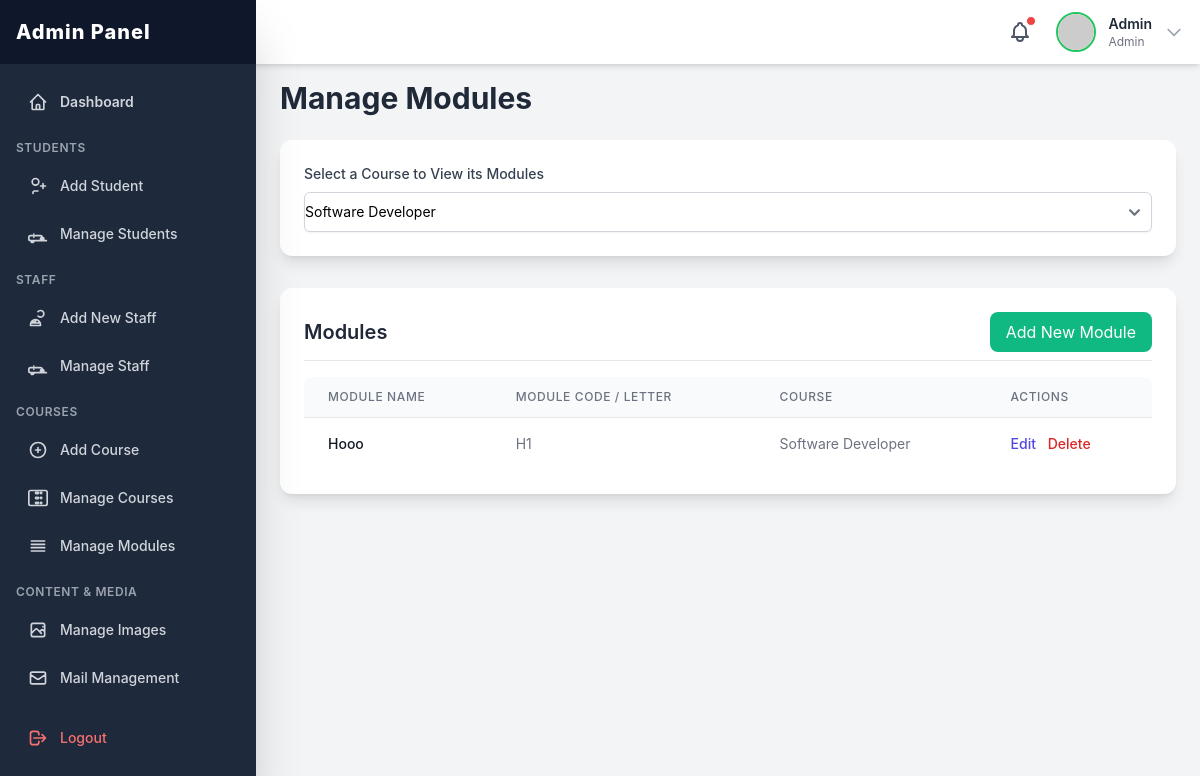
Screenshot of /admin/pages/manage_modules.php?course_id=7 (signed in) with the database file from the repository.
### tables this page shows
CREATE TABLE `modules` (
  `id` int(11) NOT NULL,
  `course_id` int(11) NOT NULL,
  `module_name` varchar(150) NOT NULL,
  `module_description` text DEFAULT NULL,
  `order_no` varchar(20) DEFAULT NULL,
  `created_at` datetime DEFAULT current_timestamp(),
  `updated_at` datetime DEFAULT current_timestamp() ON UPDATE current_timestamp()
);

CREATE TABLE `course` (
  `id` int(11) NOT NULL,
  `course_no` varchar(12) NOT NULL,
  `course_name` varchar(100) NOT NULL,
  `nvq_level` int(11) NOT NULL,
  `course_type` enum('Full-time','Part-time','Online','Hybrid') NOT NULL,
  `qualifications` varchar(255) NOT NULL,
  `course_duration` int(11) NOT NULL,
  `course_fee` varchar(20) NOT NULL,
  `course_description` text NOT NULL,
  `course_image` varchar(255) DEFAULT NULL,
  `category` int(11) DEFAULT NULL,
  `status` enum('active','inactive') NOT NULL DEFAULT 'active'
);

### admin/pages/manage_modules.php (the view, shortened to what this page needs)
<?php
include_once('../include/header.php');
include('../../include/connection.php');
$course_query = "SELECT id, course_name FROM course ORDER BY course_name";
$courses_result = mysqli_query($con, $course_query);
$courses_list = [];
while ($course_row = mysqli_fetch_assoc($courses_result)) {
    $courses_list[] = $course_row;
}
$selected_course_id = $_GET['course_id'] ?? null;
$query = "SELECT m.*, c.course_name
          FROM modules m
          LEFT JOIN course c ON m.course_id = c.id";
if ($selected_course_id) {
    $sanitized_course_id = intval($selected_course_id);
    $query .= " WHERE m.course_id = $sanitized_course_id";
} else {
    $query .= " WHERE 1 = 0";
}
$query .= " ORDER BY m.order_no ASC, m.module_name ASC";
$modules = mysqli_query($con, $query);
?>
<!DOCTYPE html>
<html lang="en">
<head>
    <script src="https://cdn.tailwindcss.com"></script>
</head>
<body class="bg-gray-100 p-6 sm:p-8">
    <div class="max-w-7xl mx-auto">
        <h2 class="text-3xl font-bold text-gray-800 mb-6">Manage Modules</h2>
        <div class="bg-white p-6 rounded-xl shadow-lg mb-6">
            <form action="manage_modules.php" method="GET" id="courseFilterForm">
                <label for="course_id_filter" class="block text-sm font-medium text-gray-700 mb-2">Select a Course to View its Modules</label>
                <select id="course_id_filter" name="course_id" class="mt-1 block w-full rounded-md border-gray-300 shadow-sm focus:border-indigo-500 focus:ring-indigo-500 sm:text-sm h-10" onchange="this.form.submit()">
                    <?php foreach ($courses_list as $course) : ?>
                        <option value="<?php echo htmlspecialchars($course['id']); ?>"
                                <?php echo ($selected_course_id == $course['id']) ? 'selected' : ''; ?>>
                            <?php echo htmlspecialchars($course['course_name']); ?>
                        </option>
                    <?php endforeach; ?>
                </select>
            </form>
        </div>
        <div class="bg-white p-6 rounded-xl shadow-lg mt-8">
            <div class="flex justify-between items-center border-b pb-2 mb-4">
                <h3 class="text-xl font-semibold text-gray-800">Modules</h3>
                <button id="addModuleBtn"
                        class="bg-primary-accent text-white px-4 py-2 rounded-lg transition duration-150">
                    Add New Module
                </button>
            </div>
            <div class="overflow-x-auto">
                <table class="min-w-full divide-y divide-gray-200">
                    <thead class="bg-gray-50">
                        <tr>
                            <th scope="col" class="px-6 py-3 text-left text-xs font-medium text-gray-500 uppercase tracking-wider rounded-tl-lg">
                                Module Name
                            </th>
                            <th scope="col" class="px-6 py-3 text-left text-xs font-medium text-gray-500 uppercase tracking-wider">
                                Module Code / Letter
                            </th>
                            <th scope="col" class="px-6 py-3 text-left text-xs font-medium text-gray-500 uppercase tracking-wider">
                                Course
                            </th>
                            <th scope="col" class="px-6 py-3 text-left text-xs font-medium text-gray-500 uppercase tracking-wider rounded-tr-lg">
                                Actions
                            </th>
                        </tr>
                    </thead>
                    <tbody class="bg-white divide-y divide-gray-200">
                        <?php
                        if (!$selected_course_id) {
                        ?>
                            <tr>
                                <td colspan="4" class="px-6 py-4 whitespace-nowrap text-sm text-gray-500 text-center">
                                    Please select a course from the dropdown above to see its modules.
                                </td>
                            </tr>
                        <?php
                        } elseif ($modules && mysqli_num_rows($modules) > 0) {
                            while ($row = mysqli_fetch_assoc($modules)) {
                        ?>
                                <tr>
                                    <td class="px-6 py-4 whitespace-nowrap text-sm font-medium text-gray-900">
                                        <?php echo htmlspecialchars($row['module_name']); ?>
                                    </td>
                                    <td class="px-6 py-4 whitespace-nowrap text-sm text-gray-500">
                                        <?php echo htmlspecialchars($row['order_no'] ?? 'N/A'); ?>
                                    </td>
                                    <td class="px-6 py-4 whitespace-nowrap text-sm text-gray-500">
                                        <?php echo htmlspecialchars($row['course_name'] ?? 'N/A'); ?>
                                    </td>
                                    <td class="px-6 py-4 whitespace-nowrap text-sm font-medium space-x-2">
                                        <button type="button" class="text-indigo-600 hover:text-indigo-900 transition duration-150 edit-btn"
                                            data-id="<?php echo $row['id']; ?>"
                                            data-name="<?php echo htmlspecialchars($row['module_name']); ?>"
                                            data-course-id="<?php echo htmlspecialchars($row['course_id']); ?>"
                                            data-order-no="<?php echo htmlspecialchars($row['order_no']); ?>">
                                            Edit
                                        </button>
                                        <button type="button" class="text-red-600 hover:text-red-900 transition duration-150 delete-btn"
                                            data-id="<?php echo $row['id']; ?>"
                                            data-name="<?php echo htmlspecialchars($row['module_name']); ?>">
                                            Delete
                                        </button>
                                    </td>
                                </tr>
                            <?php
                            }
                        }
                        ?>
                    </tbody>
                </table>
            </div>
        </div>
    </div>
    <?php include_once('../include/footer.php'); ?>
</body>
</html>

### admin/include/header.php (shortened to what this page needs)
<?php
$admin_username = isset($_SESSION['admin_username']) ? $_SESSION['admin_username'] : null;
$admin_display_name = 'User';
$admin_display_type = 'Guest';
if ($admin_username) {
    include_once __DIR__ . '/../../include/connection.php';
    if (isset($con)) {
        $query_admin = "SELECT username, type FROM admin WHERE username = ?";
        $stmt_admin = $con->prepare($query_admin);
        if ($stmt_admin) {
            $stmt_admin->bind_param("s", $admin_username);
            $stmt_admin->execute();
            $result_admin = $stmt_admin->get_result();
            if ($result_admin->num_rows == 1) {
                $admin_data = $result_admin->fetch_assoc();
                $admin_display_name = htmlspecialchars($admin_data['username']);
                $admin_display_type = htmlspecialchars(ucfirst($admin_data['type']));
            }
        } else {
             error_log("Admin header: Failed to prepare admin query: " . $con->error);
        }
    } else {
        error_log("Admin header: Database connection not established in connection.php.");
    }
}
?>
<!DOCTYPE html>
<html lang="en">
<head>
    <script src="https://cdn.tailwindcss.com"></script>
    <link href="https://cdnjs.cloudflare.com/ajax/libs/flowbite/2.2.1/flowbite.min.css" rel="stylesheet" />
    <link rel="stylesheet" href="../css/webkit.css">
</head>
<body class="bg-gray-100 min-h-screen">
    <header class="fixed top-0 left-0 right-0 h-16 bg-white shadow-md z-30 flex items-center justify-between px-4 transition-all duration-300" id="page-header">
        <div class="flex items-center space-x-4 relative"> <button class="relative p-2 text-gray-600 hover:text-green-600 transition duration-150 rounded-full hover:bg-gray-100">
                <span class="absolute top-1 right-1 w-2.5 h-2.5 bg-red-500 rounded-full border border-white"></span>
            </button>
            <button id="avatarButton" type="button" data-dropdown-toggle="userDropdown" data-dropdown-placement="bottom-start" class="flex items-center space-x-3 cursor-pointer group">
                <img class="h-10 w-10 rounded-full object-cover border-2 border-green-500" src="https://placehold.co/100x100/10b981/ffffff?text=<?php echo strtoupper(substr($admin_display_name, 0, 1)); ?>" alt="Admin Profile">
                <div class="hidden sm:block text-sm text-left"> <p class="font-semibold text-gray-800"><?php echo $admin_display_name; ?></p>
                    <p class="text-xs text-gray-500"><?php echo $admin_display_type; ?></p>
                </div>
                <svg class="w-5 h-5 text-gray-400 group-hover:text-gray-600 transition duration-150" fill="none" stroke="currentColor" viewBox="0 0 24 24" xmlns="http://www.w3.org/2000/svg"><path stroke-linecap="round" stroke-linejoin="round" stroke-width="2" d="M19 9l-7 7-7-7"></path></svg> </button>
            </div>
    </header>
    <div id="sidebar-wrapper">
        <nav class="fixed top-0 bottom-0 left-0 w-64 bg-slate-800 text-white z-40 transform -translate-x-full lg:translate-x-0 transition-transform duration-300 ease-in-out shadow-2xl" id="page-sidebar">
            <div class="h-16 bg-slate-900 flex items-center justify-between px-4">
                <h1 class="text-xl font-extrabold text-white tracking-wider">Admin Panel</h1>
            </div>
            <div class="px-4 space-y-2 h-full overflow-y-auto pt-4 pb-16">
                 <div class="space-y-1">
                    <a href="Dashboard.php" class="flex items-center p-3 text-sm font-semibold rounded-lg text-gray-300 hover:bg-slate-700 hover:text-white transition duration-150">
                        Dashboard
                    </a>
                    <p class="text-xs font-semibold text-gray-400 pt-3 pb-1 uppercase tracking-wider">Students</p>
                    <a href="student_register.php" class="flex items-center p-3 text-sm font-medium rounded-lg text-gray-300 hover:bg-slate-700 hover:text-white transition duration-150">
                        <svg class="w-5 h-5 mr-3" fill="none" stroke="currentColor" viewBox="0 0 24 24" xmlns="http://www.w3.org/2000/svg"><path stroke-linecap="round" stroke-linejoin="round" stroke-width="2" d="M18 9v3m0 0v3m0-3h3m-3 0h-3m-2-5a4 4 0 11-8 0 4 4 0 018 0zM12 18H8a2 2 0 00-2 2v1"></path></svg>
                        Add Student
                    </a>
                    <a href="manage_students.php" class="flex items-center p-3 text-sm font-medium rounded-lg text-gray-300 hover:bg-slate-700 hover:text-white transition duration-150">
                        Manage Students
                    </a>
                    <p class="text-xs font-semibold text-gray-400 pt-3 pb-1 uppercase tracking-wider">Staff</p>
                    <a href="staff_register.php"  class="flex items-center p-3 text-sm font-medium rounded-lg text-gray-300 hover:bg-slate-700 hover:text-white transition duration-150">
                        <svg class="w-5 h-5 mr-3" fill="none" stroke="currentColor" viewBox="0 0 24 24" xmlns="http://www.w3.org/2000/svg"><path stroke-linecap="round" stroke-linejoin="round" stroke-width="2" d="M12 4.354a4 4 0 110 5.292M15 21H3v-1a6 6 0 0112 0v1zm-6-4a6 6 0 00-4 0v1h8v-1m-4 0v-2"></path></svg>
                        Add New Staff
                    </a>
                    <a href="manage_staff.php" class="flex items-center p-3 text-sm font-medium rounded-lg text-gray-300 hover:bg-slate-700 hover:text-white transition duration-150">
                         Manage Staff
                    </a>
                    <p class="text-xs font-semibold text-gray-400 pt-3 pb-1 uppercase tracking-wider">Courses</p>
                    <a href="add_course.php" class="flex items-center p-3 text-sm font-medium rounded-lg text-gray-300 hover:bg-slate-700 hover:text-white transition duration-150">
                        <svg class="w-5 h-5 mr-3" fill="none" stroke="currentColor" viewBox="0 0 24 24" xmlns="http://www.w3.org/2000/svg"><path stroke-linecap="round" stroke-linejoin="round" stroke-width="2" d="M12 9v3m0 0v3m0-3h3m-3 0H9m12 0a9 9 0 11-18 0 9 9 0 0118 0z"></path></svg>
                        Add Course
                    </a>
                    <a href="manage_course.php" class="flex items-center p-3 text-sm font-medium rounded-lg text-gray-300 hover:bg-slate-700 hover:text-white transition duration-150">
                        Manage Courses
                    </a>
                     <a href="manage_modules.php" class="flex items-center p-3 text-sm font-medium rounded-lg text-gray-300 hover:bg-slate-700 hover:text-white transition duration-150">
                        <svg class="w-5 h-5 mr-3" fill="none" stroke="currentColor" viewBox="0 0 24 24" xmlns="http://www.w3.org/2000/svg"><path stroke-linecap="round" stroke-linejoin="round" stroke-width="2" d="M4 6h16M4 10h16M4 14h16M4 18h16"></path></svg>
                        Manage Modules
                    </a>
                    <p class="text-xs font-semibold text-gray-400 pt-3 pb-1 uppercase tracking-wider">Content & Media</p>
                    <a href="manage images.php" class="flex items-center p-3 text-sm font-medium rounded-lg text-gray-300 hover:bg-slate-700 hover:text-white transition duration-150">
                        Manage Images
                    </a>
                    <a href="mail_management.php" class="flex items-center p-3 text-sm font-medium rounded-lg text-gray-300 hover:bg-slate-700 hover:text-white transition duration-150">
                        <svg class="w-5 h-5 mr-3" fill="none" stroke="currentColor" viewBox="0 0 24 24" xmlns="http://www.w3.org/2000/svg"><path stroke-linecap="round" stroke-linejoin="round" stroke-width="2" d="M3 8l7.89 5.26a2 2 0 002.22 0L21 8M5 19h14a2 2 0 002-2V7a2 2 0 00-2-2H5a2 2 0 00-2 2v10a2 2 0 002 2z"></path></svg>
                        Mail Management
                    </a>
                    <a href="../lib/logout.php" class="flex items-center p-3 text-sm font-medium rounded-lg text-red-400 hover:bg-slate-700 hover:text-red-300 transition duration-150 mt-8 !pt-6">
                        <svg class="w-5 h-5 mr-3" fill="none" stroke="currentColor" viewBox="0 0 24 24" xmlns="http://www.w3.org/2000/svg"><path stroke-linecap="round" stroke-linejoin="round" stroke-width="2" d="M17 16l4-4m0 0l-4-4m4 4H7m6 4v1a3 3 0 01-3 3H6a3 3 0 01-3-3V7a3 3 0 013-3h4a3 3 0 013 3v1"></path></svg>
                        Logout
                    </a>
                </div>
            </div>
        </nav>
    </div>
    <main class="pt-20 p-6 lg:ml-64 transition-all duration-300" id="main-content">

### admin/css/webkit.css (style rules this page uses)
html { font-family: 'Inter', sans-serif; }

### admin/pages/manage_modules.php (style rules this page uses)
body { font-family: 'Inter', sans-serif; }

### rows the page displays
modules: module_name "Hooo", order_no "H1", course.course_name "Software Developer"

### other values shown
$admin_display_name "Admin"
$admin_display_type "Admin"
form field course_id "Software Developer"
